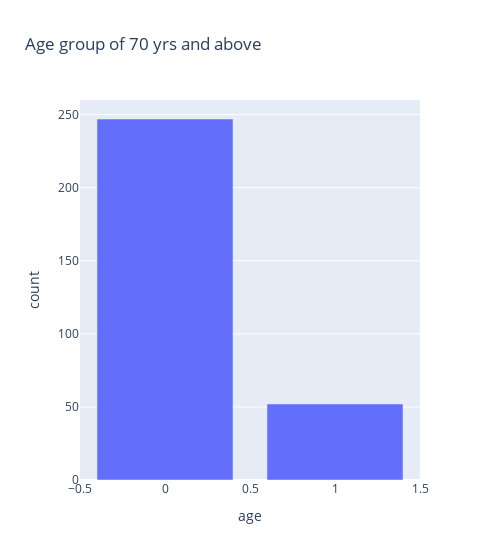

Notebook cell for this chart:
### Code cell
px.bar(ds, x='age', y='count', width=500, title="Age group of 70 yrs and above")

### Figure 1 — Plotly figure (JSON) as saved in the notebook; plotly's stock layout.template omitted (floating-point values rounded to 4 significant figures)
{"data": [{"alignmentgroup": "True", "hovertemplate": "age=%{x}<br>count=%{y}<extra></extra>", "legendgroup": "", "marker": {"color": "#636efa"}, "name": "", "offsetgroup": "", "orientation": "v", "showlegend": false, "textposition": "auto", "type": "bar", "x": [0, 1], "xaxis": "x", "y": [247, 52], "yaxis": "y"}], "layout": {"barmode": "relative", "legend": {"tracegroupgap": 0}, "title": {"text": "Age group of 70 yrs and above"}, "width": 500, "xaxis": {"anchor": "y", "domain": [0, 1], "title": {"text": "age"}}, "yaxis": {"anchor": "x", "domain": [0, 1], "title": {"text": "count"}}}}
